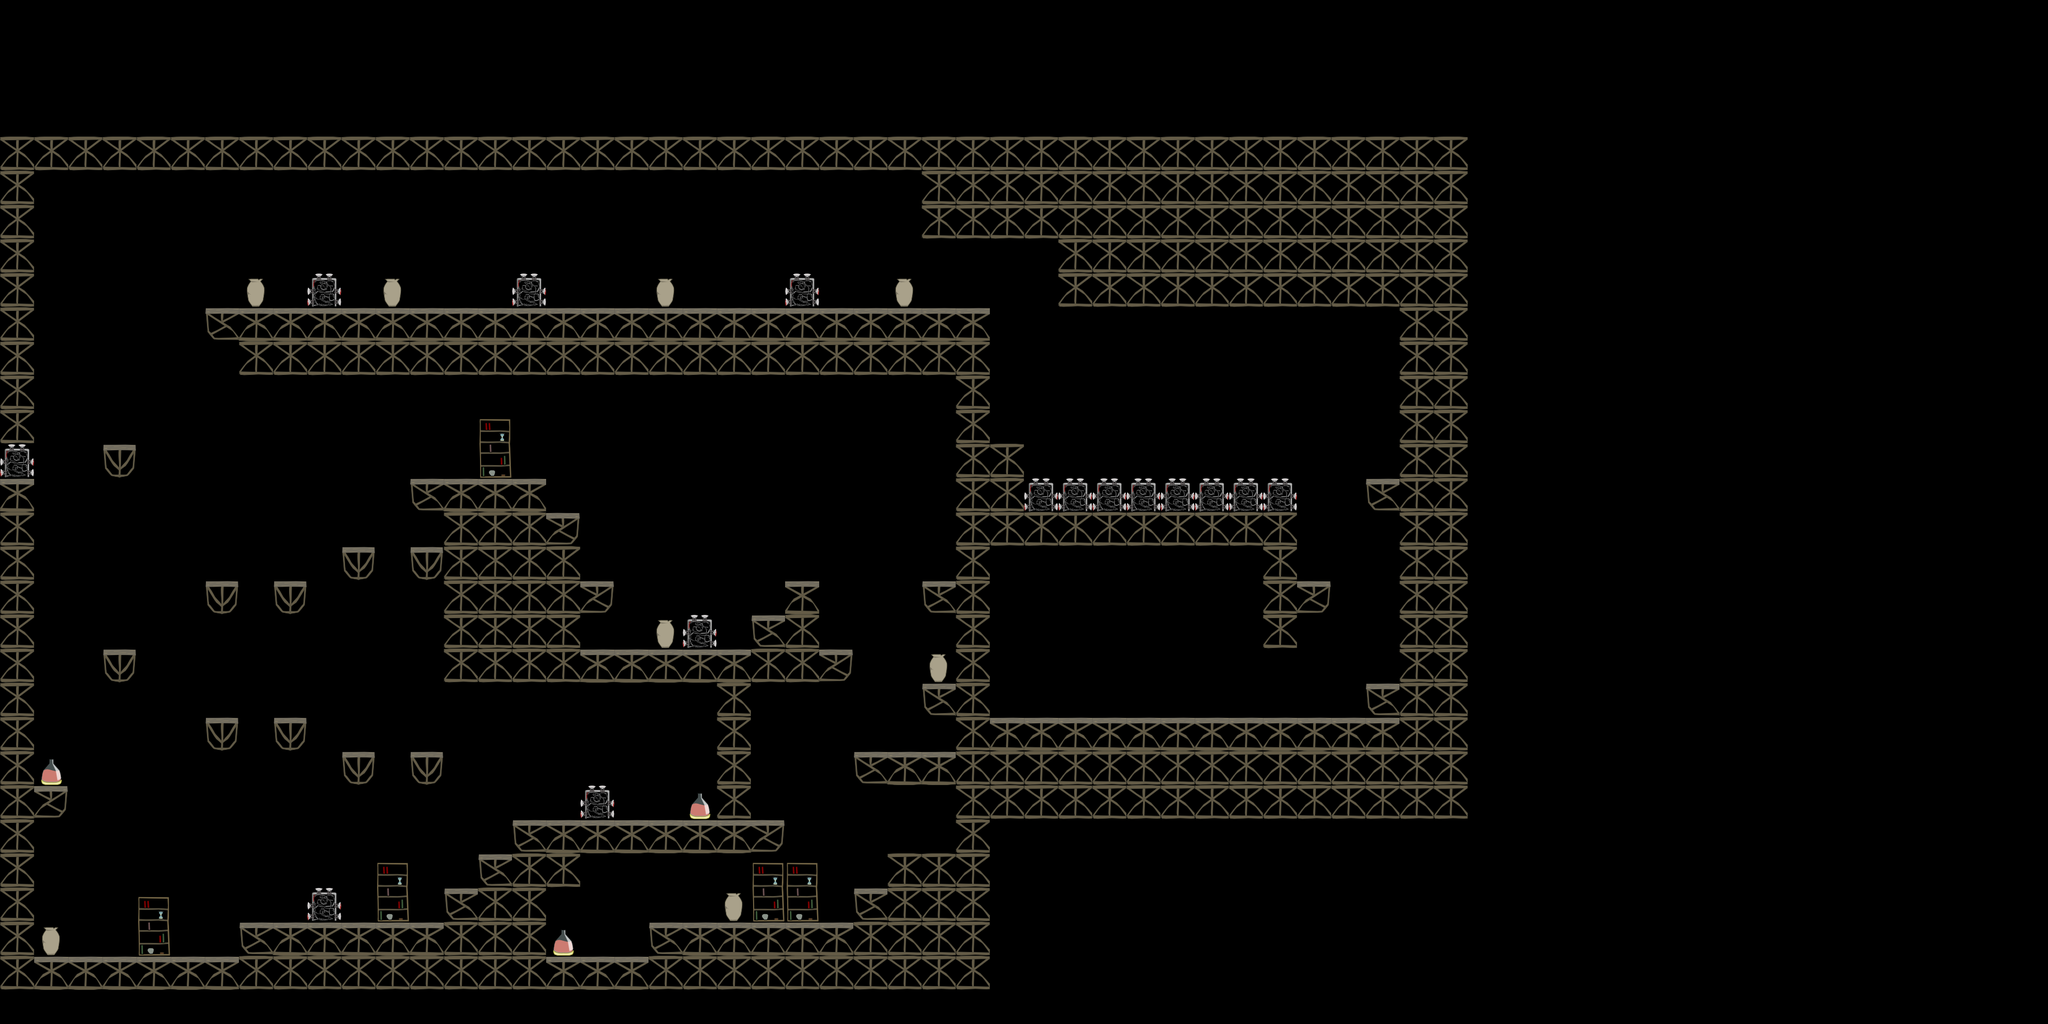

A level layout from a 2D game, rendered from its tile map. Below: a short description, then the map file with tile-grid data replaced by summaries:
An orthogonal 60x30 tile map with 64x64 px tiles, 5 tile layers (background, walls, hazards, pickups, ...) and 17 objects (enemy1, enemy2, enemy3, spawn1, spawn2, ...).

<map version="1.0" orientation="orthogonal" width="60" height="30" tilewidth="64" tileheight="64">
 <tileset firstgid="1" name="DuelMapTiles" tilewidth="64" tileheight="64">
  <image source="DuelMapTiles-hd.png" width="256" height="256" />
 </tileset>
 <layer name="background" width="60" height="30">
  <data>[1800 cells, 14 non-empty, 3 distinct tile ids]</data>
 </layer>
 <layer name="walls" width="60" height="30">
  <data>[1800 cells, 388 non-empty, 5 distinct tile ids]</data>
 </layer>
 <layer name="hazards" width="60" height="30">
  <data>[1800 cells, 15 non-empty, 1 distinct tile ids]</data>
 </layer>
 <layer name="pickups" width="60" height="30">
  <data>[1800 cells, 3 non-empty, 1 distinct tile ids]</data>
 </layer>
 <layer name="falseWalls" width="60" height="30">
  <data>[1800 cells, 4 non-empty, 1 distinct tile ids]</data>
 </layer>
 <objectgroup name="enemies" width="60" height="30">
  <object name="enemy1" x="973" y="849" width="24" height="21" />
  <object name="enemy2" x="1240" y="1491" width="16" height="16" />
  <object name="enemy3" x="1239" y="1689" width="13" height="16" />
 </objectgroup>
 <objectgroup name="spawns" width="60" height="30">
  <object name="spawn1" x="211" y="1371" width="24" height="25" />
  <object name="spawn2" x="1628" y="1563" width="24" height="19" />
  <object name="spawn3" x="2208" y="1247" />
 </objectgroup>
 <objectgroup name="doors" width="60" height="30">
  <object name="door1" x="1761" y="1568">
   <properties>
    <property name="level" value="2" />
    <property name="spawn" value="1" />
   </properties>
  </object>
  <object name="door2" x="2083" y="1312">
   <properties>
    <property name="level" value="9" />
    <property name="spawn" value="1" />
   </properties>
  </object>
 </objectgroup>
 <objectgroup name="relics" width="60" height="30" />
 <objectgroup name="climbing" width="60" height="30">
  <object x="2016" y="608">
   <properties>
    <property name="image" value="climbWallLeft" />
   </properties>
  </object>
  <object x="2080" y="608">
   <properties>
    <property name="image" value="climbWall" />
   </properties>
  </object>
  <object x="2144" y="608">
   <properties>
    <property name="image" value="climbWall" />
   </properties>
  </object>
  <object x="2208" y="608">
   <properties>
    <property name="image" value="climbWall" />
   </properties>
  </object>
  <object x="2272" y="608">
   <properties>
    <property name="image" value="climbWall" />
   </properties>
  </object>
  <object x="2336" y="608">
   <properties>
    <property name="image" value="climbWall" />
   </properties>
  </object>
  <object x="2400" y="608">
   <properties>
    <property name="image" value="climbWall" />
   </properties>
  </object>
  <object x="2464" y="608">
   <properties>
    <property name="image" value="climbWall" />
   </properties>
  </object>
  <object x="2528" y="608">
   <properties>
    <property name="image" value="climbWallRight" />
   </properties>
  </object>
 </objectgroup>
</map>
